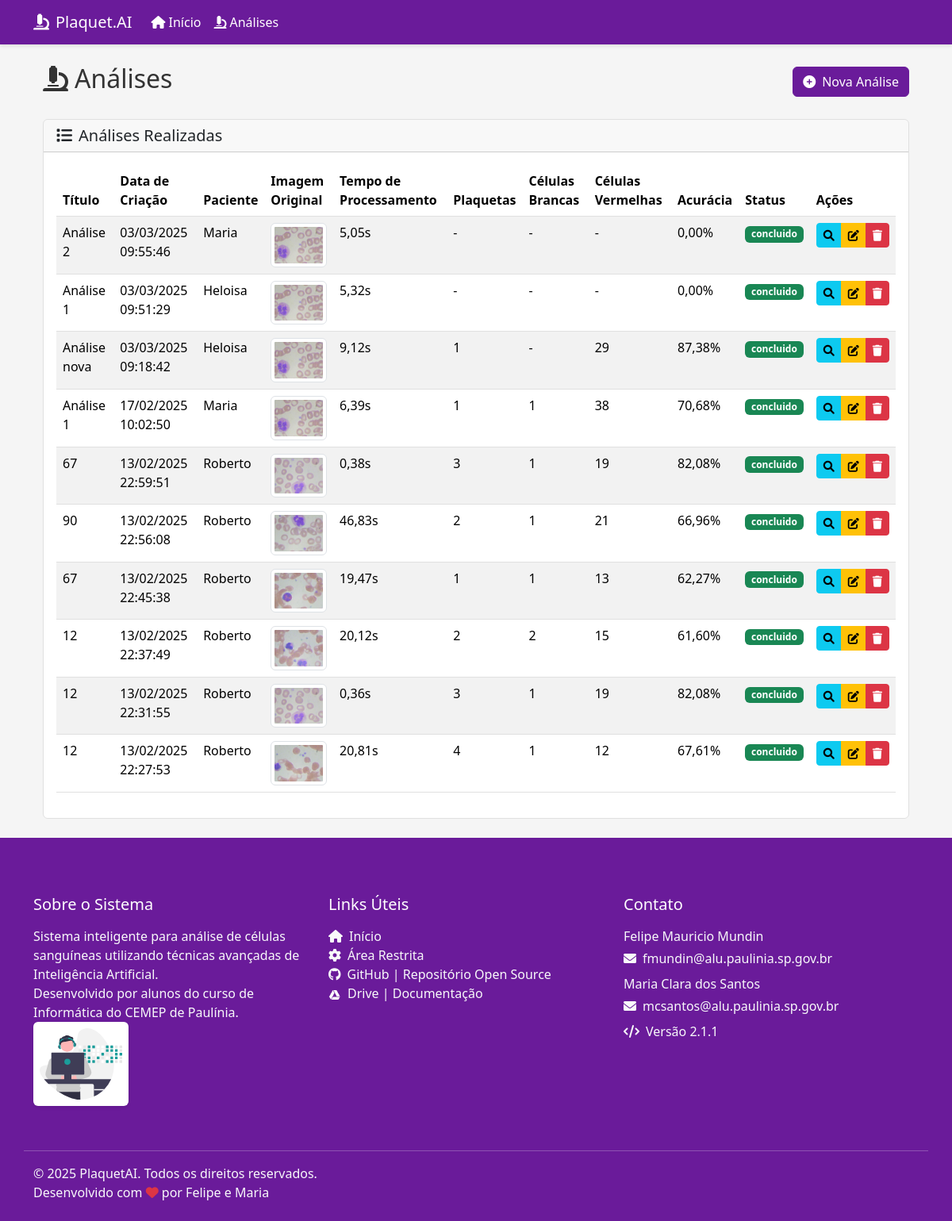
The app's page /analises/ with its own data.
### Analises/models.py (models this page shows, shortened)
class Analise(models.Model):
    STATUS_CHOICES = [
        ('pendente', 'Pendente'),
        ('processando', 'Processando'),
        ('concluido', 'Concluído'),
        ('erro', 'Erro')
    ]
    titulo = models.CharField(max_length=200)
    data_criacao = models.DateTimeField(auto_now_add=True)
    paciente = models.CharField(max_length=200)
    img = models.ImageField(upload_to='analises/', null=True, blank=True)
    img_resultado = models.ImageField(upload_to='resultados/', null=True, blank=True)
    n_plaquetas = models.IntegerField(null=True, blank=True)
    n_celulas_brancas = models.IntegerField(null=True, blank=True)
    n_celulas_vermelhas = models.IntegerField(null=True, blank=True)
    n_linfocitos = models.IntegerField(null=True, blank=True)
    n_monocitos = models.IntegerField(null=True, blank=True)
    n_basofilos = models.IntegerField(null=True, blank=True)
    n_neutrofilos_banda = models.IntegerField(null=True, blank=True)
    n_neutrofilos_segmentados = models.IntegerField(null=True, blank=True)
    n_mielocitos = models.IntegerField(null=True, blank=True)
    n_metamielocitos = models.IntegerField(null=True, blank=True)
    n_promielocitos = models.IntegerField(null=True, blank=True)
    n_eosinofilos = models.IntegerField(null=True, blank=True)
    acuracia = models.FloatField(null=True, blank=True)
    data_analise = models.DateTimeField(null=True, blank=True)
    status = models.CharField(max_length=20, choices=STATUS_CHOICES, default='pendente')
    erro_msg = models.TextField(null=True, blank=True)
    tempo_processamento = models.FloatField(null=True, blank=True)
    detalhes_processamento = models.JSONField(null=True, blank=True)
    confianca_deteccao = models.FloatField(null=True, blank=True)
    metadados_modelo = models.JSONField(null=True, blank=True)
    class Meta:
        ordering = ['-data_criacao']
        verbose_name = 'Análise'
        verbose_name_plural = 'Análises'

### Analises/views.py (the view)
# urls.py: path('analises/', views.analises, name='analises'),     # Lista de análises
def analises(request):
    try:
        analises = Analise.objects.all().order_by('-data_criacao')
        return render(request, 'Analises/analises.html', {'analises': analises})
    except Exception as e:
        logger.error(f"Erro ao listar análises: {str(e)}")
        messages.error(request, "Erro ao carregar análises")
        return render(request, 'Analises/analises.html', {'analises': []})

### templates/Analises/analises.html (shortened to what this page needs)
{% extends "base.html" %}
{% block content %}
<div class="container mt-4">
    <div class="d-flex justify-content-between align-items-center mb-4">
        <h2><i class="fas fa-microscope me-2"></i>Análises</h2>
        <button type="button" class="btn btn-primary" data-bs-toggle="modal" data-bs-target="#modalNovaAnalise">
            <i class="fas fa-plus-circle me-2"></i>Nova Análise
        </button>
    </div>
    <div class="card">
        <div class="card-header">
            <h5 class="mb-0"><i class="fas fa-list me-2"></i>Análises Realizadas</h5>
        </div>
        <div class="card-body">
            {% if analises %}
            <div class="table-responsive">
                <table class="table table-striped table-hover">
                    <thead>
                        <tr>
                            <th>Título</th>
                            <th>Data de Criação</th>
                            <th>Paciente</th>
                            <th>Imagem Original</th>
                            <th>Tempo de Processamento</th>
                            <th>Plaquetas</th>
                            <th>Células Brancas</th>
                            <th>Células Vermelhas</th>
                            <th>Acurácia</th>
                            <th>Status</th>
                            <th>Ações</th>
                        </tr>
                    </thead>
                    <tbody>
                        {% for analise in analises %}
                        <tr>
                            <td>{{ analise.titulo }}</td>
                            <td>{{ analise.data_criacao|date:"d/m/Y H:i:s" }}</td>
                            <td>{{ analise.paciente }}</td>
                            <td>
                                {% if analise.img %}
                                <img src="{{ analise.img.url }}" alt="Imagem" class="img-thumbnail" width="100">
                                {% else %}
                                -
                                {% endif %}
                            </td>
                            <td>{{ analise.tempo_processamento|floatformat:2|default:"-" }}s</td>
                            <td>
                                {{ analise.n_plaquetas|default:"-" }}
                            </td>
                            <td>
                                {{ analise.n_celulas_brancas|default:"-" }}
                            </td>
                            <td>
                                {{ analise.n_celulas_vermelhas|default:"-" }}
                            </td>
                            <td>{{ analise.acuracia|floatformat:2|default:"-" }}%</td>
                            <td>
                                <span
                                    class="badge {% if analise.status == 'concluido' %}bg-success{% elif analise.status == 'erro' %}bg-danger{% else %}bg-warning{% endif %}">
                                    {{ analise.status }}
                                </span>
                            </td>
                            <td>
                                <div class="btn-group" role="group" aria-label="Ações">
                                    {% if analise.status == 'concluido' %}
                                    <a href="{% url 'Analises:detalhes_analise' analise.id %}"
                                        class="btn btn-info btn-sm" title="Ver detalhes">
                                        <i class="fas fa-search"></i>
                                    </a>
                                    {% endif %}
                                    <button type="button"
                                        onclick='editarAnalise("{{ analise.id }}", "{{ analise.titulo|escapejs }}", "{{ analise.paciente|escapejs }}")'
                                        class="btn btn-warning btn-sm" title="Editar">
                                        <i class="fas fa-edit"></i>
                                    </button>
                                    <button type="button"
                                        onclick="deletarAnalise('{% url 'Analises:deletar_analise' analise.id %}', '{{ analise.titulo|escapejs }}')"
                                        class="btn btn-danger btn-sm" title="Excluir">
                                        <i class="fas fa-trash"></i>
                                    </button>
                                </div>
                            </td>
                        </tr>
                        {% endfor %}
                    </tbody>
                </table>
            </div>
            {% else %}
            <div class="alert alert-info">
                <i class="fas fa-info-circle me-2"></i>Nenhuma análise encontrada. Use o formulário acima para criar uma
                nova análise.
            </div>
            {% endif %}
        </div>
    </div>
</div>
{% endblock %}

### templates/base.html (shortened to what this page needs)
{% load static %}
<!DOCTYPE html>
<html lang="pt-br" data-theme="light">
<head>
    <link href="https://cdn.jsdelivr.net/npm/bootstrap@5.3.3/dist/css/bootstrap.min.css" rel="stylesheet">
    <link rel="stylesheet" href="https://cdnjs.cloudflare.com/ajax/libs/font-awesome/6.0.0/css/all.min.css">
    <link rel="stylesheet" href="{% static 'css/styles.css' %}">
</head>
<body>
    <nav class="navbar navbar-expand-lg navbar-custom">
        <div class="container">
            <a class="navbar-brand" href="{% url 'Analises:analises' %}">
                <i class="fas fa-microscope me-2"></i>Plaquet.AI
            </a>
            <div class="collapse navbar-collapse" id="navbarNav">
                <ul class="navbar-nav">
                    <li class="nav-item">
                        <a class="nav-link {% if request.resolver_match.url_name == 'index' %}active{% endif %}"
                            href="{% url 'Analises:index' %}">
                            <i class="fas fa-home me-1"></i>Início
                        </a>
                    </li>
                    <li class="nav-item">
                        <a class="nav-link {% if request.resolver_match.url_name == 'analises' %}active{% endif %}"
                            href="{% url 'Analises:analises' %}">
                            <i class="fas fa-microscope me-1"></i>Análises
                        </a>
                    </li>
                </ul>
            </div>
        </div>
    </nav>
    <main class="container my-4 animate-fade-in">
        {% block content %}{% endblock %}
    </main>
    <footer class="footer-custom">
        <div class="container">
            <div class="row">
                <div class="row g-4">
                    <div class="col-lg-4 mb-3">
                        <h5 class="text-white mb-3">Sobre o Sistema</h5>
                        <p class="text-light mb-0">Sistema inteligente para análise de células sanguíneas utilizando
                            técnicas avançadas de Inteligência Artificial.<br></p>
                        <p class="text-light mb-0">Desenvolvido por alunos do curso de Informática do CEMEP de Paulínia.
                        </p>
                        <p class="text-light mb-3">
                            <img src="{% static 'media/cemeplogoComfundo.svg' %}"
                                alt="CEMEP | Centro Municipal de Ensino Profissionalizante" width="120" height="auto"
                                class="img-fluid rounded shadow-sm"
                                style="background-color: white; padding: 8px; border-radius: 8px;">
                        </p>
                    </div>
                    <div class="col-lg-4 mb-3">
                        <h5 class="text-white mb-3">Links Úteis</h5>
                        <ul class="list-unstyled">
                            <li><a href="{% url 'Analises:analises' %}" class="text-light text-decoration-none"><i
                                        class="fas fa-home me-2"></i>Início</a></li>
                            <li><a href="{% url 'admin:index' %}" class="text-light text-decoration-none"><i
                                        class="fas fa-cog me-2"></i>Área Restrita</a></li>
                            <li><a href="https://github.com/fmMundin/Plaquet.AI.git" target="_blank"
                                    class="text-light text-decoration-none"><i class="fab fa-github me-2"></i>GitHub |
                                    Repositório Open Source</a>
                            </li>
                            <li><a href="https://drive.google.com/drive/folders/1DzWvNsW9IDBFCIvsOO2te7XabB-IMXyC?usp=drive_link"
                                    target="_blank" class="text-light text-decoration-none">
                                    <img src="{% static 'media/icons8-google-drive-50.png' %}" alt="Drive" class="me-2"
                                        style="width: 16px; height: 16px;">Drive | Documentação
                                </a></li>
                        </ul>
                    </div>
                    <div class="col-lg-4">
                        <h5 class="text-white mb-3">Contato</h5>
                        <p class="text-light mb-1">Felipe Mauricio Mundin</p>
                        <p class="text-light mb-2"><i class="fas fa-envelope me-2"></i>fmundin@alu.paulinia.sp.gov.br
                        </p>
                        <p class="text-light mb-1">Maria Clara dos Santos</p>
                        <p class="text-light mb-2"><i class="fas fa-envelope me-2"></i>mcsantos@alu.paulinia.sp.gov.br
                        </p>
                        <p class="text-light mb-0"><i class="fas fa-code me-2"></i>Versão 2.1.1</p>
                    </div>
                </div>
                <hr class="mt-4 mb-3 border-light">
                <div class="row align-items-center">
                    <div class="col-12" style="text-align: left;">
                        <p class="text-light mb-0">&copy; {% now 'Y' %} PlaquetAI. Todos os direitos reservados.</p>
                        <p class="text-light mb-0">
                            Desenvolvido com <i class="fas fa-heart text-danger"></i> por
                            <a href="https://github.com/seu-usuario" target="_blank"
                                class="text-light text-decoration-none">Felipe e Maria</a>
                        </p>
                    </div>
                </div>
            </div>
        </div>
    </footer>
</body>
</html>
</body>
</html>

### static/css/styles.css (style rules this page uses)
:root { --primary-color: #591288; --secondary-color: #3498DB; --accent-color: #E74C3C; --background-light: #ECF0F1; }
:root[data-theme="light"] { --primary-color: #6a1b9a; --secondary-color: #9c27b0; --accent-color: #e91e63; --background: #f5f5f5; --text-color: #333; --card-bg: #ffffff; --border-color: #e0e0e0; --table-stripe: #f8f3ff; }
body { background-color: var(--background); color: var(--text-color); transition: all 0.3s ease; }
.navbar-custom { background: var(--primary-color); box-shadow: 0 2px 4px rgba(0, 0, 0, 0.1); }
.navbar-custom .navbar-brand, .navbar-custom .nav-link { color: white !important; transition: color 0.3s ease; }
.footer-custom { background: var(--primary-color); color: white; padding: 1.5rem 0; }
.table { color: var(--text-color); background-color: var(--card-bg); border-color: var(--border-color); }
.table-striped>tbody>tr:nth-of-type(odd) { background-color: var(--table-stripe); }
.btn-primary { background-color: var(--primary-color); border-color: var(--primary-color); }
.card { background-color: var(--card-bg); border-color: var(--border-color); }
.animate-fade-in { animation: fadeIn 0.5s ease-in; }
.table { background-color: #591288; }
.container { position: relative; z-index: 1; }

### records on screen
Analise: titulo "Análise 2", data_criacao "03/03/2025 09:55:46", paciente "Maria", img (picture), tempo_processamento "5,05", n_plaquetas "-", n_celulas_brancas "-", n_celulas_vermelhas "-", acuracia "0,00", status "concluido"
Analise: titulo "Análise 1", data_criacao "03/03/2025 09:51:29", paciente "Heloisa", img (picture), tempo_processamento "5,32", n_plaquetas "-", n_celulas_brancas "-", n_celulas_vermelhas "-", acuracia "0,00", status "concluido"
Analise: titulo "Análise nova", data_criacao "03/03/2025 09:18:42", paciente "Heloisa", img (picture), tempo_processamento "9,12", n_plaquetas "1", n_celulas_brancas "-", n_celulas_vermelhas "29", acuracia "87,38", status "concluido"
Analise: titulo "Análise 1", data_criacao "17/02/2025 10:02:50", paciente "Maria", img (picture), tempo_processamento "6,39", n_plaquetas "1", n_celulas_brancas "1", n_celulas_vermelhas "38", acuracia "70,68", status "concluido"
Analise: titulo "67", data_criacao "13/02/2025 22:59:51", paciente "Roberto", img (picture), tempo_processamento "0,38", n_plaquetas "3", n_celulas_brancas "1", n_celulas_vermelhas "19", acuracia "82,08", status "concluido"
Analise: titulo "90", data_criacao "13/02/2025 22:56:08", paciente "Roberto", img (picture), tempo_processamento "46,83", n_plaquetas "2", n_celulas_brancas "1", n_celulas_vermelhas "21", acuracia "66,96", status "concluido"
Analise: titulo "67", data_criacao "13/02/2025 22:45:38", paciente "Roberto", img (picture), tempo_processamento "19,47", n_plaquetas "1", n_celulas_brancas "1", n_celulas_vermelhas "13", acuracia "62,27", status "concluido"
Analise: titulo "12", data_criacao "13/02/2025 22:37:49", paciente "Roberto", img (picture), tempo_processamento "20,12", n_plaquetas "2", n_celulas_brancas "2", n_celulas_vermelhas "15", acuracia "61,60", status "concluido"
Analise: titulo "12", data_criacao "13/02/2025 22:31:55", paciente "Roberto", img (picture), tempo_processamento "0,36", n_plaquetas "3", n_celulas_brancas "1", n_celulas_vermelhas "19", acuracia "82,08", status "concluido"
Analise: titulo "12", data_criacao "13/02/2025 22:27:53", paciente "Roberto", img (picture), tempo_processamento "20,81", n_plaquetas "4", n_celulas_brancas "1", n_celulas_vermelhas "12", acuracia "67,61", status "concluido"
